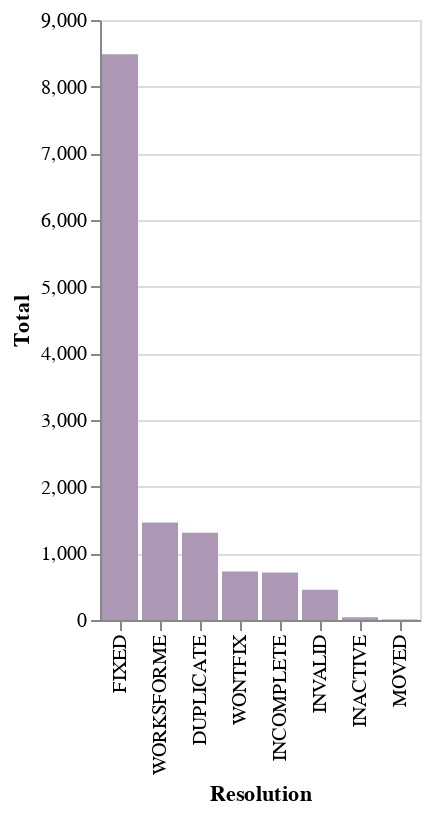

This figure's notebook cell:
### Markdown cell above
Test distribution

### Code cell
show_distribution_graph(test)

### Figure 1 — Vega-Lite specification as saved in the notebook (floating-point values rounded to 4 significant figures)
{"config": {"view": {"continuousWidth": 400, "continuousHeight": 300}}, "data": {"name": "data-ddb68bcc5e75089e9ffe718acfd3dd5f"}, "mark": "bar", "encoding": {"color": {"value": "#ac97b4"}, "x": {"field": "Resolution", "sort": "-y", "type": "nominal"}, "y": {"field": "Total", "type": "quantitative"}}, "$schema": "https://vega.github.io/schema/vega-lite/v4.17.0.json", "datasets": {"data-ddb68bcc5e75089e9ffe718acfd3dd5f": [{"Resolution": "FIXED", "Total": 8488}, {"Resolution": "WORKSFORME", "Total": 1463}, {"Resolution": "DUPLICATE", "Total": 1310}, {"Resolution": "WONTFIX", "Total": 728}, {"Resolution": "INCOMPLETE", "Total": 712}, {"Resolution": "INVALID", "Total": 452}, {"Resolution": "INACTIVE", "Total": 42}, {"Resolution": "MOVED", "Total": 7}]}}
